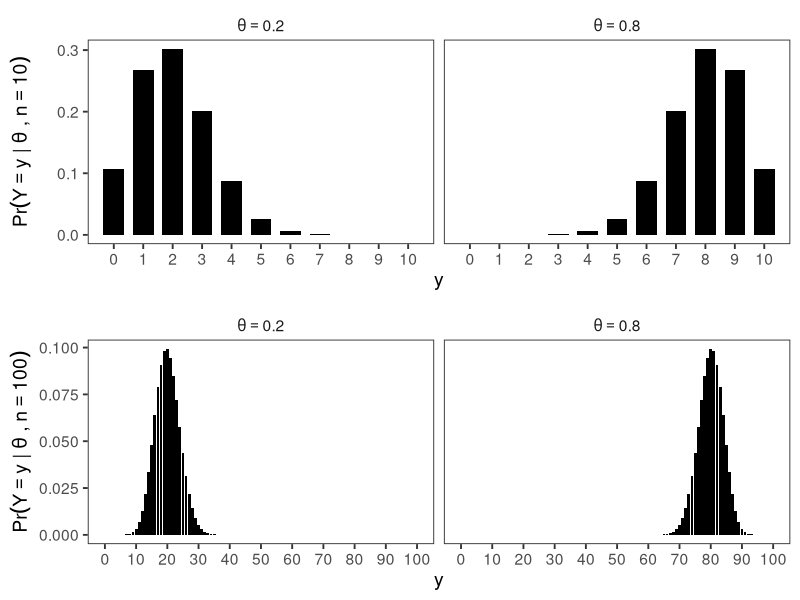
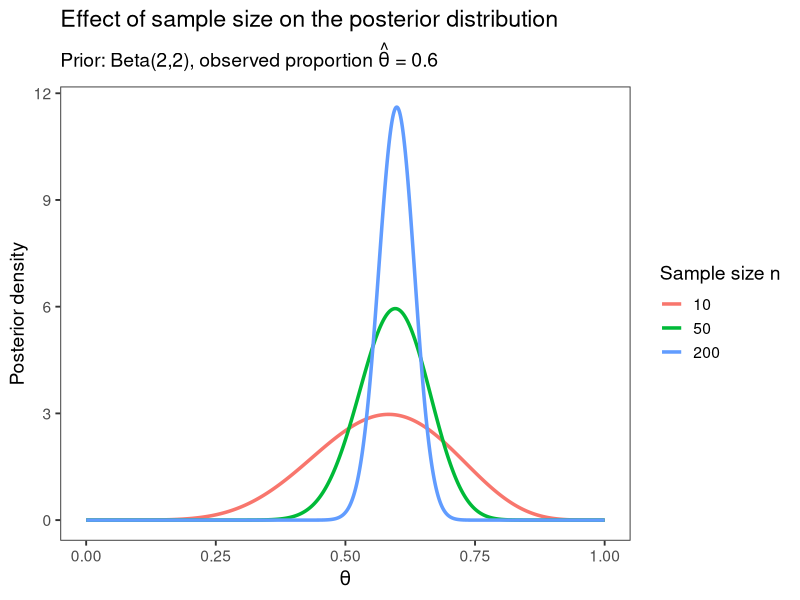
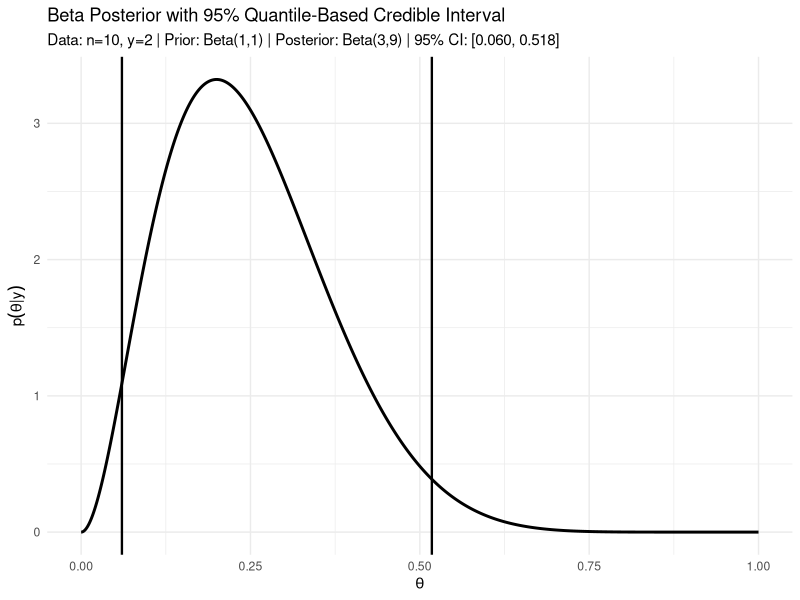
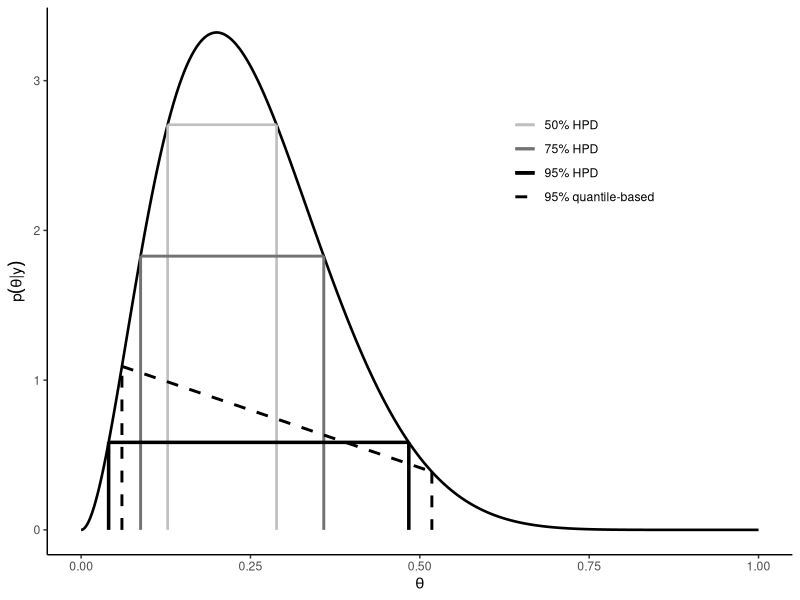
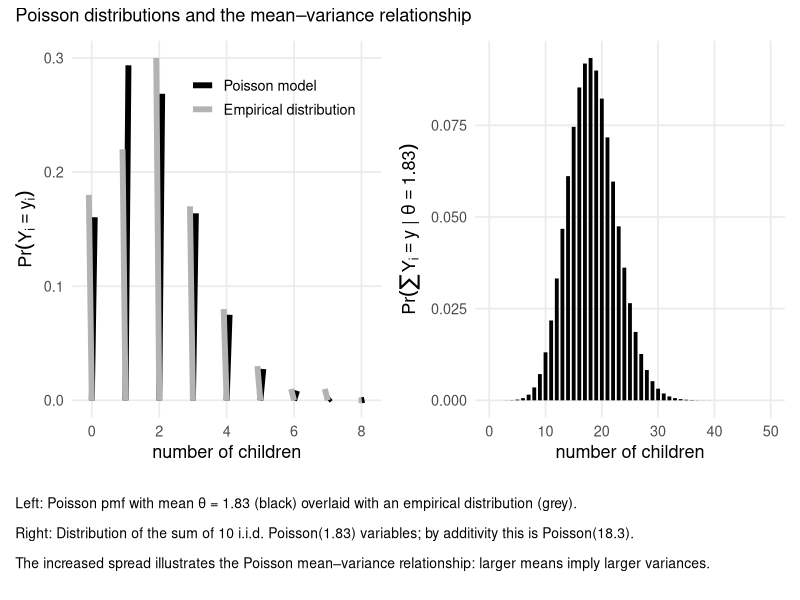

Here is the R script that generated these plots, in order:
## ---- chunk 1
library(ggplot2)
library(dplyr)
library(tidyr)
library(cowplot)

# helper: make facet labels parse as plotmath
make_theta_labels <- function(df) {
  df %>%
    mutate(theta_lab = paste0("theta==", as.character(theta)))
}

# -------------------------
# Figure for n = 10
# -------------------------
n_val <- 10
thetas <- c(0.2, 0.8)

df10 <- expand_grid(theta = thetas, y = 0:n_val) %>%
  mutate(p = dbinom(y, size = n_val, prob = theta)) %>%
  make_theta_labels()

p10 <- ggplot(df10, aes(x = y, y = p)) +
  geom_col(width = 0.7, fill = "black") +
  facet_wrap(~ theta_lab, nrow = 1, labeller = label_parsed) +
  scale_x_continuous(breaks = 0:n_val) +
  labs(
    x = "y",
    y = expression(Pr(Y == y ~ "|" ~ theta ~ "," ~ n == 10))
  ) +
  theme_bw(base_size = 14) +
  theme(
    panel.grid = element_blank(),
    strip.background = element_blank()
  )

# -------------------------
# Figure for n = 100
# -------------------------
n_val <- 100

df100 <- expand_grid(theta = thetas, y = 0:n_val) %>%
  mutate(p = dbinom(y, size = n_val, prob = theta)) %>%
  make_theta_labels()

p100 <- ggplot(df100, aes(x = y, y = p)) +
  geom_col(width = 0.9, fill = "black") +
  facet_wrap(
    ~ theta_lab,
    nrow = 1,
    labeller = label_parsed
  ) +
  scale_x_continuous(breaks = seq(0, 100, by = 10)) +
  labs(
    x = "y",
    y = expression(Pr(Y == y ~ "|" ~ theta ~ "," ~ n == 100))
  ) +
  theme_bw(base_size = 14) +
  theme(
    panel.grid = element_blank(),
    strip.background = element_blank()
  )

# -------------------------
# Combine using cowplot
# -------------------------
final_plot <- plot_grid(p10, p100, ncol = 1, align = "v")
final_plot
## ---- chunk 2
library(ggplot2)
library(dplyr)
library(tidyr)

# prior parameters
a <- 2
b <- 2

# fixed proportion
theta_hat <- 0.6

# sample sizes
n_vals <- c(10, 50, 200)

# grid for theta
theta_grid <- seq(0, 1, length.out = 1000)

# build posterior densities
df <- expand_grid(
  n = n_vals,
  theta = theta_grid
) %>%
  mutate(
    y = round(theta_hat * n),
    post_density = dbeta(theta, a + y, b + n - y),
    n = factor(n, levels = n_vals)
  )

# plot
ggplot(df, aes(x = theta, y = post_density, colour = n)) +
  geom_line(linewidth = 1.2) +
  labs(
    x = expression(theta),
    y = "Posterior density",
    colour = "Sample size n",
    title = "Effect of sample size on the posterior distribution",
    subtitle = expression(
      paste("Prior: Beta(2,2), observed proportion ", hat(theta), " = 0.6")
    )
  ) +
  theme_bw(base_size = 14) +
  theme(
    panel.grid = element_blank()
  )
## ---- chunk 3

b <- a <- 1 # prior parameter
n <- 10 ; y <- 2 # data
qbeta(c(0.025, 0.975), a + y, b + n - y)


a_post <- a + y
b_post <- b + (n - y)

# 95% quantile-based credible interval
ci <- qbeta(c(0.025, 0.975), a_post, b_post)
ci_low <- ci[1]
ci_high <- ci[2]

# Grid for plotting posterior density
theta <- seq(0, 1, length.out = 2000)
df <- data.frame(theta = theta, density = dbeta(theta, a_post, b_post))

# Plot: posterior density curve + two vertical CI bars
ggplot(df, aes(x = theta, y = density)) +
  geom_line(linewidth = 1) +
  geom_vline(xintercept = ci_low, linewidth = 0.8) +
  geom_vline(xintercept = ci_high, linewidth = 0.8) +
  labs(
    title = "Beta Posterior with 95% Quantile-Based Credible Interval",
    subtitle = sprintf(
      "Data: n=%d, y=%d | Prior: Beta(%d,%d) | Posterior: Beta(%d,%d) | 95%% CI: [%.3f, %.3f]",
      n, y, a, b, a_post, b_post, ci_low, ci_high
    ),
    x = expression(theta),
    y = expression(p(theta * "|" * y))
  ) +
  theme_minimal()

## ---- chunk 4
library(ggplot2)

# ---------------------------------------------------------
# Recreate Fig 3.6 style:
#  - Posterior curve (Beta(3,9))
#  - 50%, 75%, 95% HPD "rectangles" (vertical bars + horizontal cutoff)
#  - 95% quantile-based interval as a dashed polyline that CONNECTS to the density curve
#  - Legend includes 50/75/95 HPD and 95% quantile-based
# ---------------------------------------------------------

# Posterior (from Binomial n=10, y=2, Uniform prior): Beta(3,9)
a_post <- 3
b_post <- 9

theta <- seq(0, 1, length.out = 40000)
dens  <- dbeta(theta, a_post, b_post)
dtheta <- theta[2] - theta[1]

curve_df <- data.frame(theta = theta, dens = dens)

# HPD via density threshold (unimodal -> interval)
hpd_interval <- function(level, theta, dens) {
  dtheta <- theta[2] - theta[1]
  target <- level

  mass_above <- function(cut) sum(dens[dens >= cut]) * dtheta

  lo <- 0
  hi <- max(dens)
  for (iter in 1:70) {
    mid <- (lo + hi) / 2
    if (mass_above(mid) >= target) lo <- mid else hi <- mid
  }
  cutoff <- lo
  idx <- which(dens >= cutoff)
  data.frame(
    level = level,
    cutoff = cutoff,
    left = min(theta[idx]),
    right = max(theta[idx])
  )
}

hpd_df <- rbind(
  hpd_interval(0.50, theta, dens),
  hpd_interval(0.75, theta, dens),
  hpd_interval(0.95, theta, dens)
)

# Segments for HPD rectangles
seg_v <- rbind(
  transform(hpd_df, x = left,  xend = left,  y = 0, yend = cutoff),
  transform(hpd_df, x = right, xend = right, y = 0, yend = cutoff)
)
seg_h <- transform(hpd_df, x = left, xend = right, y = cutoff, yend = cutoff)

# 95% quantile-based interval, connected to density curve
q95 <- qbeta(c(0.025, 0.975), a_post, b_post)
qL <- q95[1]
qU <- q95[2]

# densities at the quantiles (to CONNECT to curve)
yL <- approx(theta, dens, xout = qL)$y
yU <- approx(theta, dens, xout = qU)$y

# dashed polyline: vertical up to curve at qL, then line to curve at qU, then vertical down
qseg <- rbind(
  data.frame(x = qL, y = 0,  xend = qL, yend = yL),
  data.frame(x = qL, y = yL, xend = qU, yend = yU),
  data.frame(x = qU, y = yU, xend = qU, yend = 0)
)
qseg$label <- "95% quantile-based"

# Map styles to match figure
hpd_df$label <- paste0(round(hpd_df$level * 100), "% HPD")
seg_v$label <- paste0(round(seg_v$level * 100), "% HPD")
seg_h$label <- paste0(round(seg_h$level * 100), "% HPD")

# Manual aesthetics
cols <- c("50% HPD" = "grey75",
          "75% HPD" = "grey45",
          "95% HPD" = "black",
          "95% quantile-based" = "black")

lts  <- c("50% HPD" = "solid",
          "75% HPD" = "solid",
          "95% HPD" = "solid",
          "95% quantile-based" = "dashed")

lws  <- c("50% HPD" = 0.9,
          "75% HPD" = 1.0,
          "95% HPD" = 1.2,
          "95% quantile-based" = 1.0)

# Build plot
ggplot(curve_df, aes(x = theta, y = dens)) +
  geom_line(linewidth = 0.9) +

  # HPD vertical bars
  geom_segment(
    data = seg_v,
    aes(x = x, xend = xend, y = y, yend = yend, color = label, linetype = label, linewidth = label)
  ) +

  # HPD horizontal cutoff segments
  geom_segment(
    data = seg_h,
    aes(x = x, xend = xend, y = y, yend = yend, color = label, linetype = label, linewidth = label)
  ) +

  # Quantile-based dashed polyline connected to the density curve
  geom_segment(
    data = qseg,
    aes(x = x, xend = xend, y = y, yend = yend, color = label, linetype = label, linewidth = label)
  ) +

  scale_color_manual(values = cols, breaks = names(cols), name = NULL) +
  scale_linetype_manual(values = lts, breaks = names(lts), name = NULL) +
  scale_linewidth_manual(values = lws, breaks = names(lws), name = NULL) +

  labs(
    x = expression(theta),
    y = expression(p(theta * "|" * y))
  ) +
  coord_cartesian(xlim = c(0, 1)) +
  theme_classic() +
  theme(
    legend.position = c(0.72, 0.72),
    legend.key = element_blank()
  )
## ---- chunk 5
library(ggplot2)
library(dplyr)
library(patchwork)

set.seed(8670)

# -------------------------
# Parameters
# -------------------------
theta <- 1.83
y1 <- 0:8
y2 <- 0:50

# -------------------------
# Left panel: Poisson vs empirical
# -------------------------

# Poisson model
pois_df <- data.frame(
  y = y1,
  prob = dpois(y1, theta),
  type = "Poisson model"
)

# Fake empirical distribution (for illustration)
empirical_counts <- c(18, 22, 30, 17, 8, 3, 1, 1, 0)
emp_df <- data.frame(
  y = y1,
  prob = empirical_counts / sum(empirical_counts),
  type = "Empirical distribution"
)

left_df <- bind_rows(pois_df, emp_df)

p_left <- ggplot(left_df, aes(x = y, y = prob, color = type)) +
  geom_segment(aes(xend = y, yend = 0),
               linewidth = 2,
               position = position_dodge(width = 0.35)) +
  scale_color_manual(
    values = c("black", "grey70"),
    breaks = c("Poisson model", "Empirical distribution")
  ) +
  labs(
    x = "number of children",
    y = expression(Pr(Y[i] == y[i])),
    color = NULL
  ) +
  theme_minimal(base_size = 13) +
  theme(
    legend.position = c(0.65, 0.85),
    panel.grid.minor = element_blank()
  )

# -------------------------
# Right panel: sum of 10 Poissons
# -------------------------

sum_df <- data.frame(
  y = y2,
  prob = dpois(y2, 10 * theta)
)

p_right <- ggplot(sum_df, aes(x = y, y = prob)) +
  geom_segment(aes(xend = y, yend = 0), linewidth = 1.3) +
  labs(
    x = "number of children",
    y = expression(Pr(sum(Y[i]) == y ~ "|" ~ theta == 1.83))
  ) +
  theme_minimal(base_size = 13) +
  theme(
    panel.grid.minor = element_blank()
  )

# -------------------------
# Combine panels
# -------------------------
p_left + p_right +
  plot_annotation(
    title = "Poisson distributions and the mean–variance relationship",
    caption =
      "Left: Poisson pmf with mean θ = 1.83 (black) overlaid with an empirical distribution (grey).\n
Right: Distribution of the sum of 10 i.i.d. Poisson(1.83) variables; by additivity this is Poisson(18.3).\n
The increased spread illustrates the Poisson mean–variance relationship: larger means imply larger variances."
  ) &
  theme(
    plot.caption = element_text(size = 10, hjust = 0),
    plot.margin = margin(5.5, 5.5, 20, 5.5)  # extra bottom margin so caption isn't cut
  )
